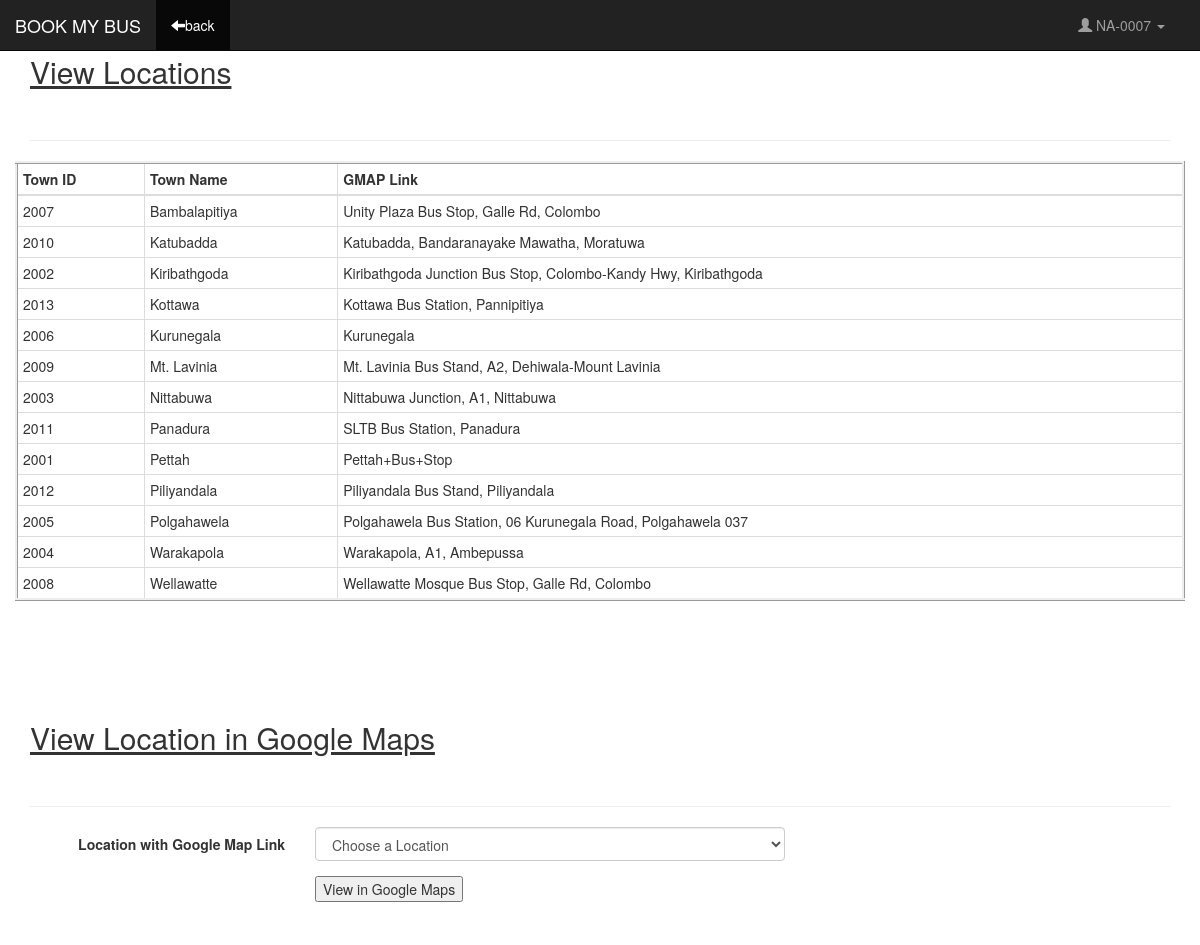
/PHP_Files/ViewLocations.php (signed in), run on the app's committed database.
### DaoImpl1/LocationDao.php (called while the page is built, shortened)
<?php
require_once '../Modal/PhpClasses1.php';
class LocationDao
{
    public function getLocationsData($conn)
    {
        $sql = "select TownID,TownName,GMAPLink,Position from Location order by TownName";
        $stmt = $conn->prepare($sql);
        $stmt->execute();
        $result = $stmt->get_result();
        $Locations = array();
        while ($row = $result->fetch_assoc()) {
            $Locations[] = new Location($row['TownID'], $row['TownName'], $row['GMAPLink'], $row['Position']);
        }
        return $Locations;
    }
}
?>

### Controller/AdminController.php (called while the page is built, shortened)
<?php
include_once '../DaoImpl1/LocationDao.php';
class AdminController
{
    private static $Admin;
    private static $Location;
    private static function init()
    {
        if (AdminController::$Admin == null) {
            AdminController::$Admin = new AdminDao();
            AdminController::$Location = new LocationDao();
        }
    }
    public static function getLocationsData($conn){
        return AdminController::$Location->getLocationsData($conn);
    }
}
?>

### Modal/PhpClasses1.php (called while the page is built, shortened)
<?php
class Location{
    private $townID;
    private $townName;
    private $GMAPLink;
    public function __construct($townID, $townName, $GMAPLink, $Position)
    {
        $this->townID = $townID;
        $this->townName = $townName;
        $this->GMAPLink = $GMAPLink;
    }
    public function getTownID()
    {
        return $this->townID;
    }
    public function getTownName()
    {
        return $this->townName;
    }
    public function getGMAPLink()
    {
        return $this->GMAPLink;
    }
}

### PHP_Files/ViewLocations.php (the view, shortened to what this page needs)
<!DOCTYPE html>
<html lang="en">
<head>
    <link rel="stylesheet" href="https://maxcdn.bootstrapcdn.com/bootstrap/3.3.7/css/bootstrap.min.css">
    <link href="https://cdnjs.cloudflare.com/ajax/libs/select2/4.0.3/css/select2.min.css" rel="stylesheet" />
    <?php session_start() ;
    $username=$_SESSION["AdminID"]?>
    <?php include_once '../Controller/AdminController.php'?>
</head>
<body>
<nav class="navbar navbar-inverse navbar-fixed-top">
    <div class="container-fluid">
        <div class="navbar-header">
            <a class="navbar-brand" href="#">BOOK MY BUS</a>
        </div>
        <div class="collapse navbar-collapse" id="myNavbar">
            <ul class="nav navbar-nav navbar-right">
                <li class="dropdown">
                    <a class="dropdown-toggle" data-toggle="dropdown" href="#" style="margin-right: 20px">
                        <?php  echo'<i class="glyphicon glyphicon-user"></i>&nbsp;'.$username.' <span class="caret"></span></a>';    ?>
                </li>
            </ul>
            <ul class="nav navbar-nav">
                <li class="active"><a href="index1.php"><i class="glyphicon glyphicon-arrow-left"></i>back</a></li>
            </ul>
        </div>
    </div>
</nav>
<div class="container set1" id="addLocation">
    <div class="page-header"><h2><u>View Locations</u><br><br></h2></div>
    <div class="row">
        <?php
        $Locations=AdminController::getLocationsData($mysqli);
        echo'<table class="table table-condensed table-responsive table-hover table-bordered" style="border:inset">';
        echo'<thead>';
        echo'<tr>';
        echo'<th>Town ID</th>';
        echo'<th>Town Name</th>';
        echo'<th>GMAP Link</th>';
        echo'</tr>';
        echo'</thead>';
        echo'<tbody>';
        foreach($Locations as $loc) {
            echo '<tr style="...">';
            echo '<td>' . htmlspecialchars($loc->getTownID()) . '</td>';
            echo '<td>' . htmlspecialchars($loc->getTownName()) . '</td>';
            echo '<td>' . htmlspecialchars($loc->getGMAPLink()) . '</td>';
            echo '</tr>';
        }
        echo'</tbody>';
        echo'</table>';
        ?>
    </div>
        <div class="page-header"><br><br><h2><u>View Location in Google Maps</u><br><br></h2></div>
        <div class="row">
            <form name="proForm" method="post" class="form-horizontal" action="" onsubmit="return validate()">
                <div class="form-group">
                    <label class="col-xs-3 control-label">Location with Google Map Link</label>
                    <div class="col-xs-5 selectContainer">
                        <select class="form-control" name="Location1"/>
                        <option value="-1">Choose a Location</option>
                    </div>
                </div>
                <div class="form-group">
                    <div class="col-xs-5 col-xs-offset-3">
                        <input type="submit" data-toggle="modal" data-target="#myModal" name="but1"
                               value="View in Google Maps"/>
                    </div>
                </div>
                </form>
            </div>
</body>
</html>

### PHP_Files/ViewLocations.php (style rules this page uses)
.set1 { margin-top: -5px; padding-top: 20px; }
body { height:2100px; }

### data on the page
location: TownID "2007", TownName "Bambalapitiya", GMAPLink "Unity Plaza Bus Stop, Galle Rd, Colombo"
location: TownID "2010", TownName "Katubadda", GMAPLink "Katubadda, Bandaranayake Mawatha, Moratuwa"
location: TownID "2002", TownName "Kiribathgoda", GMAPLink "Kiribathgoda Junction Bus Stop, Colombo-Kandy Hwy, Kiribathgoda"
location: TownID "2013", TownName "Kottawa", GMAPLink "Kottawa Bus Station, Pannipitiya"
location: TownID "2006", TownName "Kurunegala", GMAPLink "Kurunegala"
location: TownID "2009", TownName "Mt. Lavinia", GMAPLink "Mt. Lavinia Bus Stand, A2, Dehiwala-Mount Lavinia"
location: TownID "2003", TownName "Nittabuwa", GMAPLink "Nittabuwa Junction, A1, Nittabuwa"
location: TownID "2011", TownName "Panadura", GMAPLink "SLTB Bus Station, Panadura"
location: TownID "2001", TownName "Pettah", GMAPLink "Pettah+Bus+Stop"
location: TownID "2012", TownName "Piliyandala", GMAPLink "Piliyandala Bus Stand, Piliyandala"
location: TownID "2005", TownName "Polgahawela", GMAPLink "Polgahawela Bus Station, 06 Kurunegala Road, Polgahawela 037"
location: TownID "2004", TownName "Warakapola", GMAPLink "Warakapola, A1, Ambepussa"
location: TownID "2008", TownName "Wellawatte", GMAPLink "Wellawatte Mosque Bus Stop, Galle Rd, Colombo"

### other printed values
$username "NA-0007"
